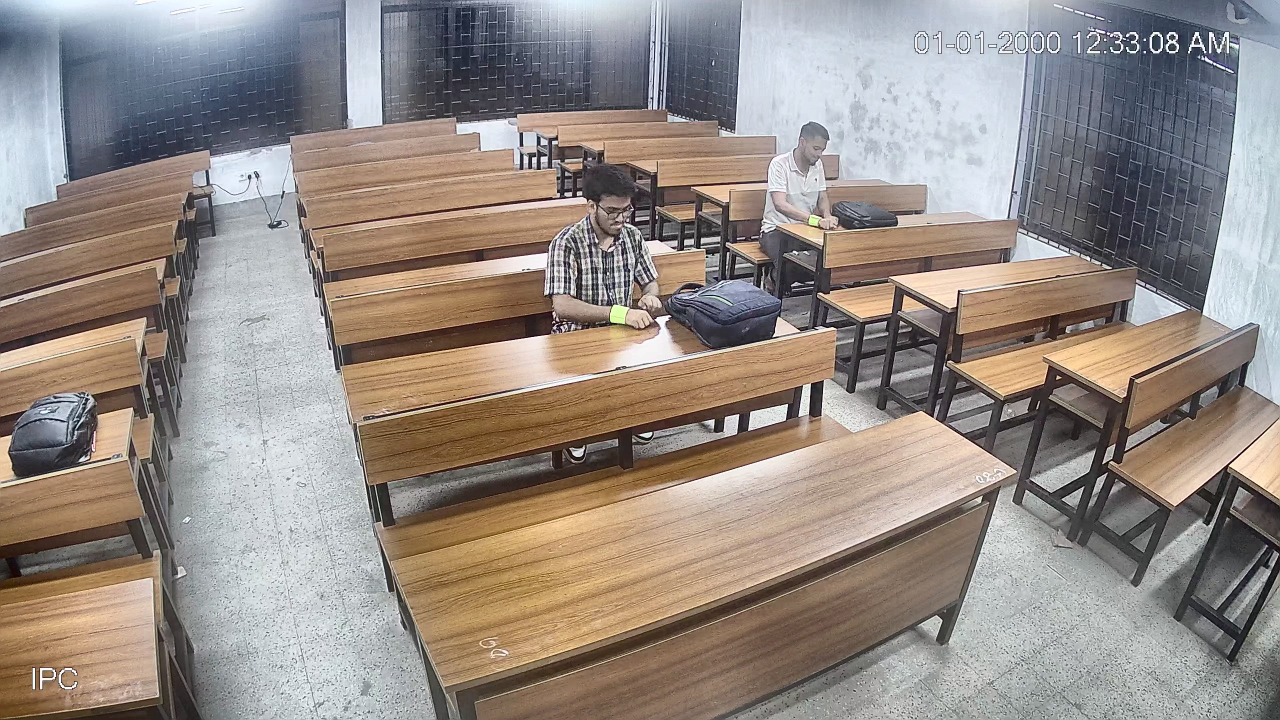
#> input picture sample_badge/frame_0000.jpg, 2560 x 1440 px, found by its file name (shown at 1/2 size)
$ python step_03.py
#> lines starting #> are read from the running program, lines starting #| are printed output that depends on the picture; after the words box and inside, x2 and y2 are one past the last pixel; in counts of white or black regions, pixels touching at a corner belong together
import cv2
import numpy as np

# === Input Configuration ===
image_path = "sample_frames/frame_0000.jpg"

# === HSV Range (Replace with your computed values) ===
# Example values — replace with your actual range from CSV computation
lower = np.array([14, 64, 102])    # <-- Your lower bound
upper = np.array([44, 138, 237])  # <-- Your upper bound

# === Load Image ===
frame = cv2.imread(image_path)
#> frame is the input picture: shape (1440, 2560, 3); mean B, G, R 133.5, 139.9, 149.4
frame = cv2.resize(frame, (800, 600))
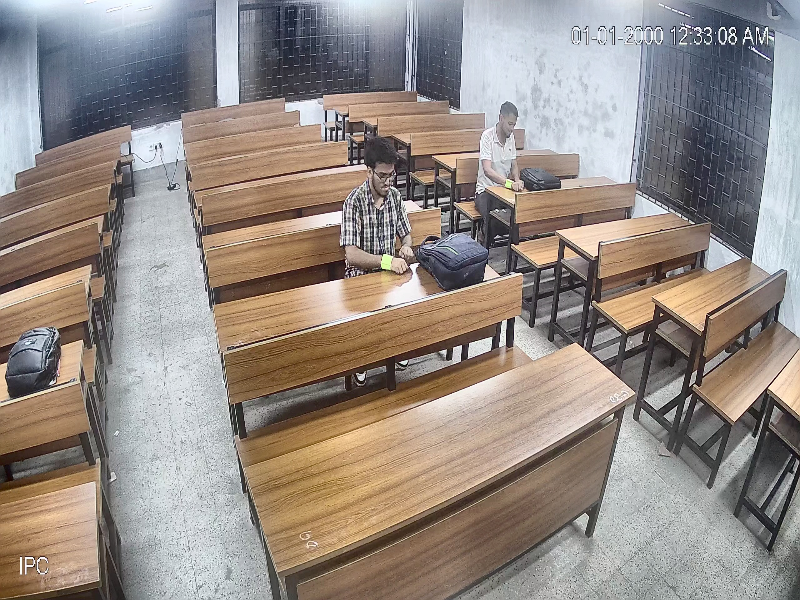
#> frame: shape (600, 800, 3); mean B, G, R 133.4, 139.8, 149.4

# === Convert to HSV ===
hsv = cv2.cvtColor(frame, cv2.COLOR_BGR2HSV)
#> hsv: shape (600, 800, 3); mean H, S, V 61.4, 53.1, 156.5

# === Create Mask ===
mask = cv2.inRange(hsv, lower, upper)
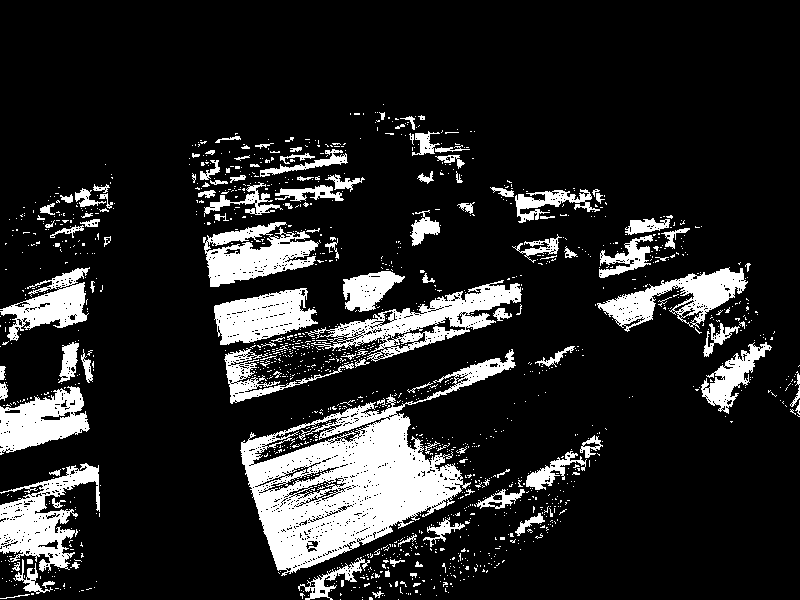
#> mask: shape (600, 800); 15% white; 1436 white regions (1310 under 20 px), largest, box (x1, y1, x2, y2) and area: (240, 349, 516, 576) 21118, (305, 280, 522, 362) 5238, (0, 463, 100, 572) 4590

# === Morphological Cleanup ===
kernel = cv2.getStructuringElement(cv2.MORPH_ELLIPSE, (5, 5))
mask = cv2.morphologyEx(mask, cv2.MORPH_OPEN, kernel)
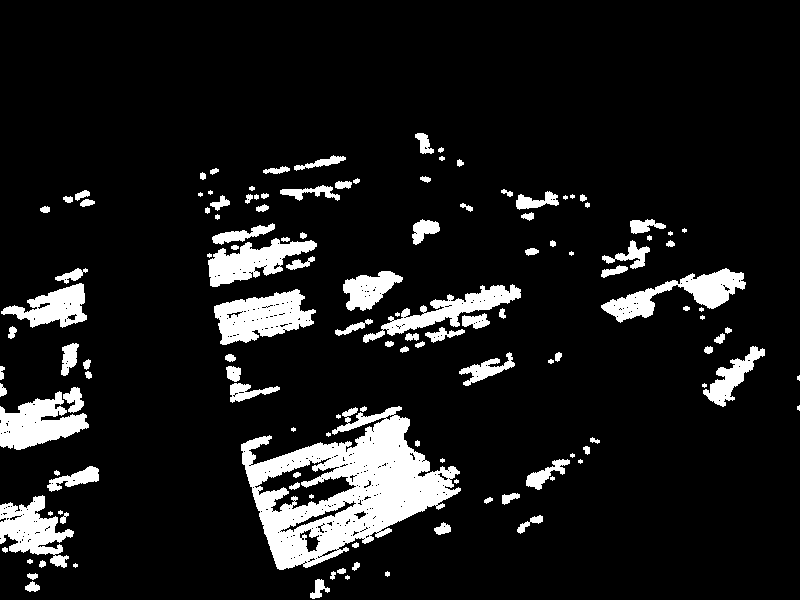
#> mask: shape (600, 800); 10.4% white; 131 white regions (27 under 20 px), largest, box (x1, y1, x2, y2) and area: (241, 406, 461, 570) 16506, (214, 289, 316, 345) 3411, (0, 391, 89, 450) 2943
mask = cv2.morphologyEx(mask, cv2.MORPH_CLOSE, kernel)
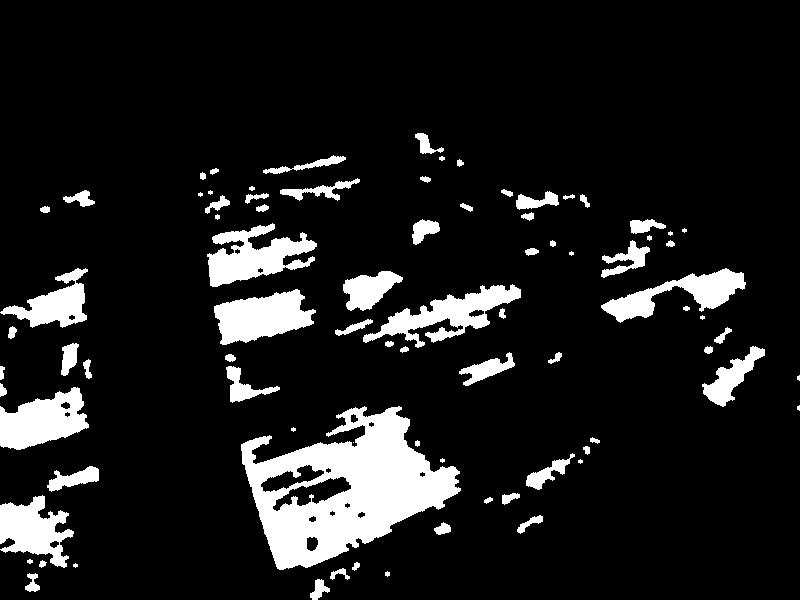
#> mask: shape (600, 800); 11.1% white; 83 white regions (13 under 20 px)

# === Find Contours ===
contours, _ = cv2.findContours(mask, cv2.RETR_EXTERNAL, cv2.CHAIN_APPROX_SIMPLE)
#> contours = 83 contours, 21 with area under 20; largest, box (x1, y1, x2, y2) and area: (241, 406, 461, 570) 19676, (214, 289, 316, 345) 3436, (0, 387, 89, 450) 3416, (207, 223, 317, 287) 3398, (363, 284, 521, 348) 3340

# === Draw Detections ===
output = frame.copy()
badge_positions = []

for cnt in contours:
    area = cv2.contourArea(cnt)
    if area > 200:  # minimum area filter to remove noise
        x, y, w, h = cv2.boundingRect(cnt)
        cx = int(x + w/2)
        cy = int(y + h/2)
        badge_positions.append((cx, cy))

        # Draw rectangle and center
        cv2.rectangle(output, (x, y), (x+w, y+h), (0, 255, 0), 2)
        cv2.circle(output, (cx, cy), 4, (0, 0, 255), -1)
        cv2.putText(output, f"({cx},{cy})", (x, y-10), cv2.FONT_HERSHEY_SIMPLEX, 0.5, (0,255,0), 1)
#> this loop made 83 passes
#> (area, x, y, w, h, cx, cy) on passes 12, 14, 17, 23, 25, 28, 33, 34, 37, 45, 46, 47: (2873, 0, 495, 74, 73, 37, 531), (605.5, 47, 466, 52, 26, 73, 479), (502, 526, 453, 49, 37, 550, 471), (19676, 241, 406, 220, 164, 351, 488), (3416, 0, 387, 89, 63, 44, 418), (622, 226, 366, 54, 37, 253, 384), (658.5, 459, 352, 56, 34, 487, 369), (1280, 702, 346, 63, 61, 733, 376), (346, 61, 343, 18, 33, 70, 359), (3435.5, 214, 289, 102, 56, 265, 317), (3339.5, 363, 284, 158, 64, 442, 316), (1326.5, 343, 271, 60, 40, 373, 291)
#> area on passes 1, 2, 4, 6, 7, 9: 189, 129.5, 77, 31.5, 28, 118
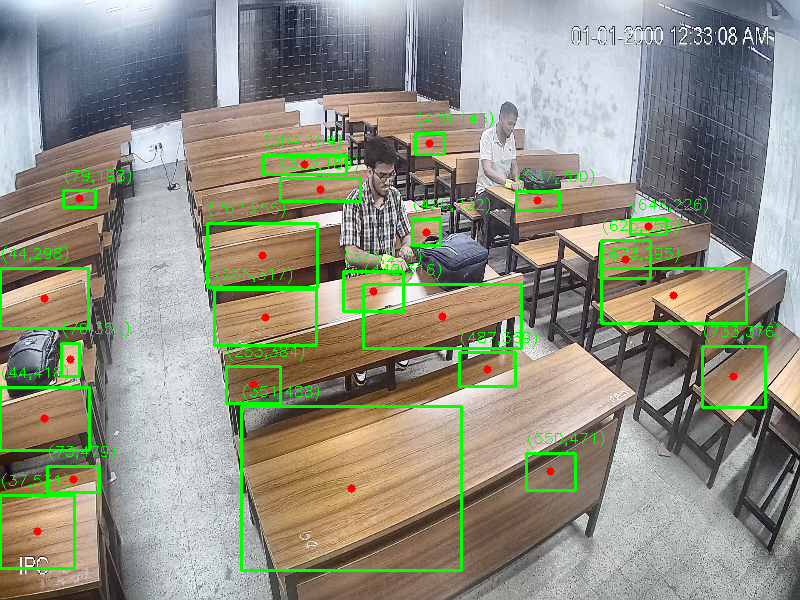
#> output: shape (600, 800, 3); 4.42% of pixels changed, all inside (x1, y1, x2, y2) = (0, 111, 780, 572)
#> after the loop, badge_positions = [(37, 531), (73, 479), (550, 471), (351, 488), (44, 418), (253, 384), (487, 369), (733, 376), (70, 359), (265, 317), (442, 316), (373, 291), (673, 295), (44, 298), (625, 259), (262, 255), (648, 226), (426, 232), (537, 200), (79, 198), (320, 189), (304, 164), (429, 143)]

# === Show Results ===
stacked = np.hstack((frame, cv2.cvtColor(mask, cv2.COLOR_GRAY2BGR), output))
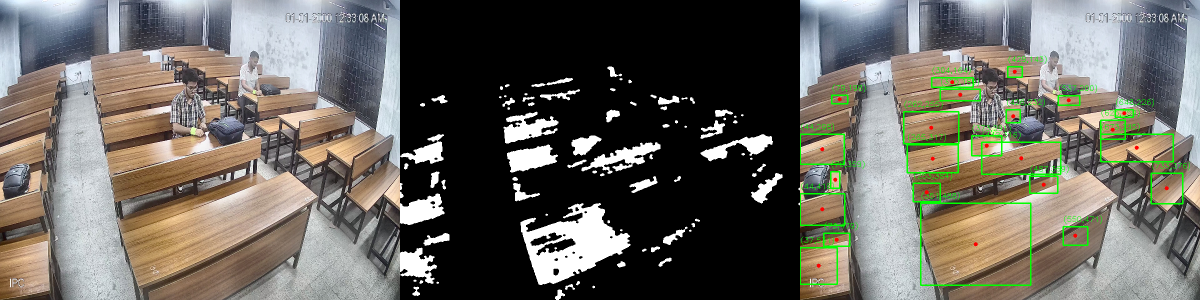
#> stacked: shape (600, 2400, 3) (shown at 1/2 size); mean B, G, R 96.8, 104.4, 107
cv2.imshow("Badge Detection (Original | Mask | Result)", stacked)
cv2.waitKey(0)
cv2.destroyAllWindows()

# === Print Badge Positions ===
print("Detected badge positions (centroids):", badge_positions)
#> (printed output is left out)
